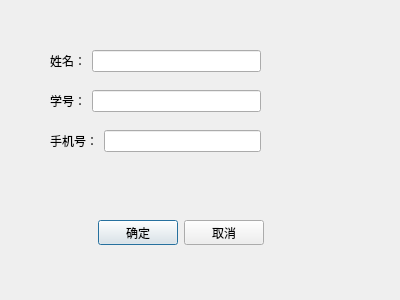
<?xml version="1.0" encoding="UTF-8"?>
<ui version="4.0">
 <class>Dialog</class>
 <widget class="QDialog" name="Dialog">
  <property name="geometry">
   <rect>
    <x>0</x>
    <y>0</y>
    <width>400</width>
    <height>300</height>
   </rect>
  </property>
  <property name="windowTitle">
   <string>Dialog</string>
  </property>
  <widget class="QWidget" name="horizontalLayoutWidget">
   <property name="geometry">
    <rect>
     <x>50</x>
     <y>50</y>
     <width>211</width>
     <height>22</height>
    </rect>
   </property>
   <layout class="QHBoxLayout" name="horizontalLayout">
    <item>
     <widget class="QLabel" name="label">
      <property name="text">
       <string>姓名：</string>
      </property>
     </widget>
    </item>
    <item>
     <widget class="QLineEdit" name="ctlName"/>
    </item>
   </layout>
  </widget>
  <widget class="QWidget" name="horizontalLayoutWidget_2">
   <property name="geometry">
    <rect>
     <x>50</x>
     <y>90</y>
     <width>211</width>
     <height>22</height>
    </rect>
   </property>
   <layout class="QHBoxLayout" name="horizontalLayout_2">
    <item>
     <widget class="QLabel" name="label_2">
      <property name="text">
       <string>学号：</string>
      </property>
     </widget>
    </item>
    <item>
     <widget class="QLineEdit" name="ctlId"/>
    </item>
   </layout>
  </widget>
  <widget class="QWidget" name="horizontalLayoutWidget_3">
   <property name="geometry">
    <rect>
     <x>50</x>
     <y>130</y>
     <width>211</width>
     <height>22</height>
    </rect>
   </property>
   <layout class="QHBoxLayout" name="horizontalLayout_3">
    <item>
     <widget class="QLabel" name="label_3">
      <property name="text">
       <string>手机号：</string>
      </property>
     </widget>
    </item>
    <item>
     <widget class="QLineEdit" name="ctlCellPhone"/>
    </item>
   </layout>
  </widget>
  <widget class="QWidget" name="horizontalLayoutWidget_4">
   <property name="geometry">
    <rect>
     <x>30</x>
     <y>220</y>
     <width>301</width>
     <height>25</height>
    </rect>
   </property>
   <layout class="QHBoxLayout" name="horizontalLayout_4">
    <item>
     <spacer name="horizontalSpacer_2">
      <property name="orientation">
       <enum>Qt::Horizontal</enum>
      </property>
      <property name="sizeHint" stdset="0">
       <size>
        <width>40</width>
        <height>20</height>
       </size>
      </property>
     </spacer>
    </item>
    <item>
     <widget class="QPushButton" name="BtnOK">
      <property name="text">
       <string>确定</string>
      </property>
     </widget>
    </item>
    <item>
     <widget class="QPushButton" name="BtnCancel">
      <property name="text">
       <string>取消</string>
      </property>
     </widget>
    </item>
    <item>
     <spacer name="horizontalSpacer">
      <property name="orientation">
       <enum>Qt::Horizontal</enum>
      </property>
      <property name="sizeHint" stdset="0">
       <size>
        <width>40</width>
        <height>20</height>
       </size>
      </property>
     </spacer>
    </item>
   </layout>
  </widget>
 </widget>
 <resources/>
 <connections/>
</ui>
